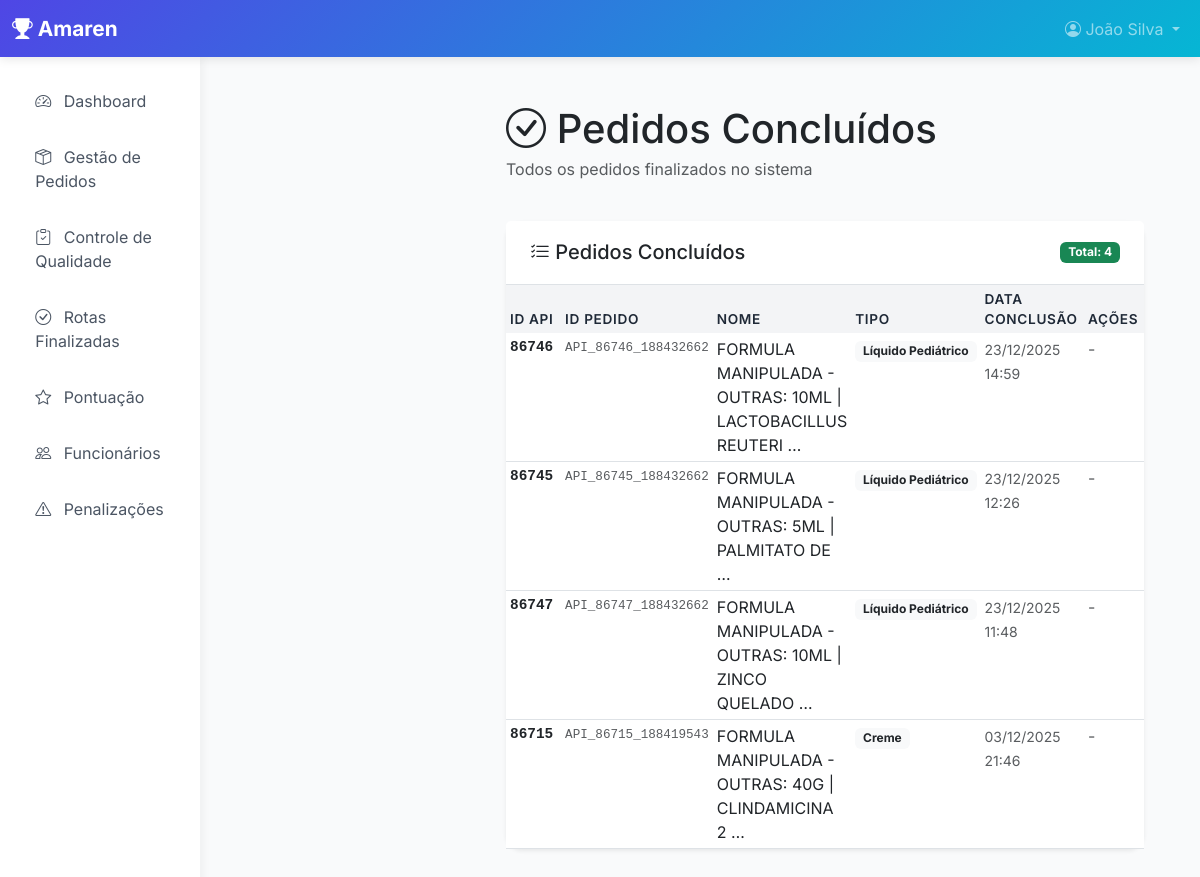
The app's page /dashboard/pedidos-concluidos/ (signed in) with its own data.
### core/models.py (models this page shows, shortened)
class Pedido(models.Model):
    STATUS_CHOICES = [
        ('em_fluxo', 'Em Fluxo'),
        ('concluido', 'Concluído'),
        ('cancelado', 'Cancelado'),
    ]
    STATUS_FILA = [
        ('ativo', 'Ativo'),
        ('pendente', 'Pendente'),
    ]
    tipo = models.ForeignKey(TipoProduto, on_delete=models.SET_NULL, null=True, blank=True, related_name='pedidos')
    nome = models.CharField(max_length=200)  # Nome da fórmula/produto
    quantidade = models.IntegerField()
    codigo_pedido = models.CharField(max_length=50, unique=False, blank=True)  # Código gerado para referência (não único)
    id_api = models.BigIntegerField(unique=True, db_index=True, null=True, blank=True)  # ID - ID único do item
    id_pedido_api = models.BigIntegerField(null=True, blank=True, db_index=True)  # IDPEDIDO
    id_pedido_web = models.BigIntegerField(null=True, blank=True, db_index=True)  # IDPEDIDOWEB
    descricao_web = models.TextField(blank=True)  # DESCRICAOWEB
    price_unit = models.DecimalField(max_digits=15, decimal_places=2, null=True, blank=True)  # PRUNI
    price_total = models.DecimalField(max_digits=15, decimal_places=2, null=True, blank=True)  # VRTOT
    data_atualizacao_api = models.DateField(null=True, blank=True)  # DTALT
    hora_atualizacao_api = models.TimeField(null=True, blank=True)  # HRALT
    tipo_identificado = models.CharField(
        max_length=50,
        default='desconhecido',
        help_text='Tipo identificado automaticamente da descrição (desconhecido = requer ajuste manual)'
    )  # Rastreamento de tipo identificado
    etapa_atual = models.ForeignKey(Etapa, on_delete=models.SET_NULL, null=True, blank=True, related_name='pedidos_na_etapa')
    status = models.CharField(max_length=30, choices=STATUS_CHOICES, default='em_fluxo')
    funcionario_na_etapa = models.ForeignKey(User, on_delete=models.SET_NULL, null=True, blank=True, related_name='pedidos_assumidos')
    status_fila = models.CharField(max_length=20, choices=STATUS_FILA, default='ativo', help_text='Status na fila de trabalho (Ativo/Pendente)')
    tipo_expedicao = models.CharField(
        max_length=20,
        choices=[('motoboy', 'Motoboy'), ('sedex', 'Sedex')],
        null=True,
        blank=True,
        help_text='Tipo de expedição selecionado pelo funcionário'
    )
    informacoes_gerais = models.TextField(blank=True)
    criado_em = models.DateTimeField(auto_now_add=True)
    atualizado_em = models.DateTimeField(auto_now=True)
    concluido_em = models.DateTimeField(null=True, blank=True)
    class Meta:
        ordering = ['-data_atualizacao_api', '-hora_atualizacao_api']
        verbose_name = 'Pedido'
        verbose_name_plural = 'Pedidos'

class TipoProduto(models.Model):
    TIPOS = [
        ('capsula', 'Cápsula'),
        ('sache', 'Sachê'),
        ('liquido_pediatrico', 'Líquido Pediátrico'),
        ('lotion', 'Loção'),
        ('creme', 'Creme'),
        ('shampoo', 'Shampoo'),
        ('shot', 'Shot'),
        ('ovulo', 'Óvulo'),
        ('comprimido_sublingual', 'Comprimido Sublingual'),
        ('capsula_oleosa', 'Cápsula Oleosa'),
        ('goma', 'Goma'),
        ('chocolate', 'Chocolate'),
        ('filme', 'Filme'),
    ]
    tipo = models.CharField(max_length=50, choices=TIPOS, unique=True)
    nome = models.CharField(max_length=200)
    laboratorio = models.ForeignKey(Laboratorio, on_delete=models.CASCADE, related_name='tipos_produtos', null=True, blank=True)
    ativo = models.BooleanField(default=True)
    criado_em = models.DateTimeField(auto_now_add=True)
    class Meta:
        verbose_name = 'Tipo de Produto'
        verbose_name_plural = 'Tipos de Produto'

### dashboard/views.py (the view)
# urls.py: path('pedidos-concluidos/', views.pedidos_concluidos, name='pedidos_concluidos'),
@login_required
def pedidos_concluidos(request):
    pedidos_concluidos = Pedido.objects.filter(
        status='concluido'
    ).select_related('tipo').order_by('-concluido_em')
    if request.user.groups.filter(name='Funcionário').exists():
        pedidos_concluidos = pedidos_concluidos.filter(
            historico_etapas__funcionario=request.user
        ).distinct()
    from django.core.paginator import Paginator
    paginator = Paginator(pedidos_concluidos, 50)
    page_number = request.GET.get('page', 1)
    page_obj = paginator.get_page(page_number)
    context = {
        'page_obj': page_obj,
        'pedidos_concluidos': page_obj,
    }
    return render(request, 'dashboard/pedidos_concluidos.html', context)

### templates/dashboard/pedidos_concluidos.html (shortened to what this page needs)
{% extends 'base.html' %}
{% load static %}
{% block sidebar %}
{% include 'includes/sidebar_gerente_admin.html' %}
{% endblock %}
{% block content %}
<div class="container-fluid py-4">
    <div class="main-content">
        <div class="d-flex justify-content-between align-items-center mb-4">
            <div>
                <h1 class="mb-1">
                    <i class="bi bi-check-circle"></i> Pedidos Concluídos
                </h1>
                <p class="text-muted">Todos os pedidos finalizados no sistema</p>
            </div>
        </div>
        <div class="card border-0 shadow-sm">
            <div class="card-header bg-white border-bottom d-flex justify-content-between align-items-center">
                <h5 class="mb-0">
                    <i class="bi bi-list-check"></i> Pedidos Concluídos
                </h5>
                <span class="badge bg-success">Total: {{ page_obj.paginator.count }}</span>
            </div>
            <div class="card-body p-0">
                {% if page_obj %}
                <div class="table-responsive">
                    <table class="table table-hover table-sm mb-0">
                        <thead class="table-light">
                            <tr>
                                <th style="width: 100px;">ID API</th>
                                <th style="width: 100px;">ID Pedido</th>
                                <th>Nome</th>
                                <th style="width: 110px;">Tipo</th>
                                <th style="width: 130px;">Data Conclusão</th>
                                <th style="width: 80px;">Ações</th>
                            </tr>
                        </thead>
                        <tbody>
                            {% for pedido in page_obj %}
                            <tr>
                                <td class="text-mono">
                                    <strong>{{ pedido.id_api }}</strong>
                                </td>
                                <td class="text-mono">
                                    <small class="text-muted">{{ pedido.codigo_pedido|default:"-" }}</small>
                                </td>
                                <td>
                                    <span class="text-decoration-none">
                                        {{ pedido.nome|truncatewords:8 }}
                                    </span>
                                </td>
                                <td>
                                    <span class="badge bg-light text-dark">
                                        {% if pedido.tipo %}
                                            {{ pedido.tipo.nome }}
                                        {% else %}
                                            Padrão
                                        {% endif %}
                                    </span>
                                </td>
                                <td>
                                    <small class="text-muted">
                                        {% if pedido.concluido_em %}
                                            {{ pedido.concluido_em|date:"d/m/Y H:i" }}
                                        {% else %}
                                            {{ pedido.data_atualizacao_api|date:"d/m/Y H:i" }}
                                        {% endif %}
                                    </small>
                                </td>
                                <td>
                                    <span class="text-muted">-</span>
                                </td>
                            </tr>
                            {% endfor %}
                        </tbody>
                    </table>
                </div>
                {% else %}
                <div class="text-center py-5">
                    <i class="bi bi-inbox" style="font-size: 3rem; color: #ccc;"></i>
                    <p class="text-muted mt-3">Nenhum pedido concluído no momento</p>
                </div>
                {% endif %}
            </div>
        </div>
    </div>
</div>
{% endblock %}

### templates/base.html (shortened to what this page needs)
<!DOCTYPE html>
<html lang="pt-BR">
<head>
    <link href="https://cdn.jsdelivr.net/npm/bootstrap@5.3.0/dist/css/bootstrap.min.css" rel="stylesheet">
    <link rel="stylesheet" href="https://cdn.jsdelivr.net/npm/bootstrap-icons@1.11.0/font/bootstrap-icons.css">
</head>
<body>
    {% if user.is_authenticated %}
    <nav class="navbar navbar-expand-lg navbar-dark">
        <div class="container-fluid">
            <a class="navbar-brand" href="{% url 'index' %}">
                <i class="bi bi-trophy-fill"></i> Amaren
            </a>
            <div class="collapse navbar-collapse" id="navbarNav">
                <ul class="navbar-nav ms-auto">
                    <li class="nav-item dropdown">
                        <a class="nav-link dropdown-toggle" href="#" id="userDropdown" role="button" data-bs-toggle="dropdown">
                            <i class="bi bi-person-circle"></i> {{ user.get_full_name|default:user.username }}
                        </a>
                    </li>
                </ul>
            </div>
        </div>
    </nav>
    <div class="container-fluid">
        <div class="row">
            <nav class="col-md-2 d-md-block sidebar p-3">
                <div class="position-sticky">
                    {% block sidebar %}{% endblock %}
                </div>
            </nav>
            <main class="col-md-10 ms-sm-auto px-md-4 py-4">
                {% block content %}{% endblock %}
            </main>
        </div>
    </div>
    {% else %}
    {% block login_content %}{% endblock %}
    {% endif %}
</body>
</html>

### templates/base.html (style rules this page uses)
:root { --primary-color: #4f46e5; --secondary-color: #06b6d4; --success-color: #10b981; --warning-color: #f59e0b; --danger-color: #ef4444; --dark-color: #1f2937; --light-color: #f3f4f6; }
body { font-family: 'Inter', sans-serif; background-color: #f9fafb; }
.navbar { background: linear-gradient(135deg, var(--primary-color) 0%, var(--secondary-color) 100%); box-shadow: 0 2px 10px rgba(0,0,0,0.1); }
.navbar-brand { font-weight: 700; font-size: 1.3rem; }
.sidebar { min-height: calc(100vh - 56px); background-color: white; box-shadow: 2px 0 10px rgba(0,0,0,0.05); }
.card { border: none; border-radius: 1rem; box-shadow: 0 1px 3px rgba(0,0,0,0.05); transition: transform 0.2s, box-shadow 0.2s; }
.card-header { background-color: transparent; border-bottom: 1px solid #e5e7eb; font-weight: 600; padding: 1.2rem 1.5rem; }
.table thead th { background-color: var(--light-color); color: var(--dark-color); font-weight: 600; border: none; text-transform: uppercase; font-size: 0.85rem; letter-spacing: 0.05em; }
.table tbody tr { transition: background-color 0.2s; }

### templates/dashboard/pedidos_concluidos.html (style rules this page uses)
.text-mono { font-family: 'Courier New', monospace; font-size: 0.9rem; }
.main-content { margin-left: 250px; padding: 0 20px; }

### records on screen
Pedido: id_api "86746", codigo_pedido "API_86746_188432662", nome "FORMULA MANIPULADA - OUTRAS: 10ML | LACTOBACILLUS REUTERI …", tipo.nome "Líquido Pediátrico", concluido_em "23/12/2025 14:59"
Pedido: id_api "86745", codigo_pedido "API_86745_188432662", nome "FORMULA MANIPULADA - OUTRAS: 5ML | PALMITATO DE …", tipo.nome "Líquido Pediátrico", concluido_em "23/12/2025 12:26"
Pedido: id_api "86747", codigo_pedido "API_86747_188432662", nome "FORMULA MANIPULADA - OUTRAS: 10ML | ZINCO QUELADO …", tipo.nome "Líquido Pediátrico", concluido_em "23/12/2025 11:48"
Pedido: id_api "86715", codigo_pedido "API_86715_188419543", nome "FORMULA MANIPULADA - OUTRAS: 40G | CLINDAMICINA 2 …", tipo.nome "Creme", concluido_em "03/12/2025 21:46"

### other values on screen
{{ user.get_full_name|default:user.username }} "João Silva"
{{ page_obj.paginator.count }} "4"
